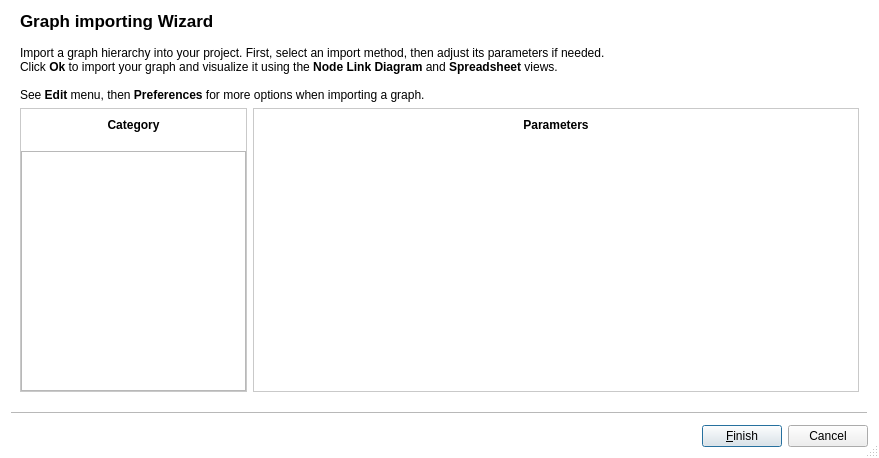
<?xml version="1.0" encoding="UTF-8"?>
<ui version="4.0">
 <class>ImportWizard</class>
 <widget class="QWizard" name="ImportWizard">
  <property name="geometry">
   <rect>
    <x>0</x>
    <y>0</y>
    <width>879</width>
    <height>458</height>
   </rect>
  </property>
  <property name="windowTitle">
   <string>Import</string>
  </property>
  <property name="windowIcon">
   <iconset>
    <normaloff>:/talipot/gui/icons/logo32x32.png</normaloff>:/talipot/gui/icons/logo32x32.png</iconset>
  </property>
  <property name="styleSheet">
   <string notr="true">QWizard {
background-color: white;
}
QListView, QListWidget {
background-color: white;
border: 0px;
}

QListWidget::item {
padding: 6px;
}

#categoryFrame,#parametersFrame,#algorithmFrame {
border: 1px solid #C9C9C9;
background-color: white;
}

#categoryLabel,#parametersLabel,#algorithmLabel {
background-color: qlineargradient(spread:pad, x1:0, y1:0, x2:0, y2:1,
stop:1 rgba(0,0,0,0),
stop:0 #F0F0F0);
border: 0px;
}</string>
  </property>
  <property name="sizeGripEnabled">
   <bool>true</bool>
  </property>
  <property name="modal">
   <bool>true</bool>
  </property>
  <property name="options">
   <set>QWizard::ExtendedWatermarkPixmap|QWizard::HaveFinishButtonOnEarlyPages|QWizard::NoBackButtonOnStartPage</set>
  </property>
  <property name="titleFormat">
   <enum>Qt::RichText</enum>
  </property>
  <property name="subTitleFormat">
   <enum>Qt::RichText</enum>
  </property>
  <widget class="QWizardPage" name="choosePluginPage">
   <property name="title">
    <string>&lt;img src=&quot;:/talipot/gui/icons/64/document-import.png&quot; width=32 height=32/&gt; Graph importing Wizard</string>
   </property>
   <attribute name="pageId">
    <string notr="true">0</string>
   </attribute>
   <layout class="QVBoxLayout" name="verticalLayout_3">
    <item>
     <widget class="QLabel" name="label">
      <property name="text">
       <string>&lt;html&gt;&lt;head/&gt;&lt;body&gt;&lt;p align=&quot;justify&quot;&gt;Import a graph hierarchy into your project. First, select an import method, then adjust its parameters if needed.&lt;br/&gt;Click &lt;span style=&quot; font-weight:600;&quot;&gt;Ok&lt;/span&gt; to import your graph and visualize it using the &lt;span style=&quot; font-weight:600;&quot;&gt;Node Link Diagram&lt;/span&gt; and &lt;span style=&quot; font-weight:600;&quot;&gt;Spreadsheet&lt;/span&gt; views.&lt;br/&gt;&lt;br/&gt;See &lt;span style=&quot; font-weight:600;&quot;&gt;Edit&lt;/span&gt; menu, then &lt;span style=&quot; font-weight:600;&quot;&gt;Preferences &lt;/span&gt;for more options when importing a graph.&lt;/p&gt;&lt;/body&gt;&lt;/html&gt;</string>
      </property>
      <property name="wordWrap">
       <bool>true</bool>
      </property>
     </widget>
    </item>
    <item>
     <layout class="QHBoxLayout" name="horizontalLayout">
      <item>
       <widget class="QFrame" name="categoryFrame">
        <property name="sizePolicy">
         <sizepolicy hsizetype="Preferred" vsizetype="Preferred">
          <horstretch>30</horstretch>
          <verstretch>0</verstretch>
         </sizepolicy>
        </property>
        <layout class="QVBoxLayout" name="leftLayout">
         <property name="spacing">
          <number>10</number>
         </property>
         <property name="leftMargin">
          <number>0</number>
         </property>
         <property name="topMargin">
          <number>0</number>
         </property>
         <property name="rightMargin">
          <number>0</number>
         </property>
         <property name="bottomMargin">
          <number>0</number>
         </property>
         <item>
          <widget class="QLabel" name="categoryLabel">
           <property name="minimumSize">
            <size>
             <width>0</width>
             <height>32</height>
            </size>
           </property>
           <property name="text">
            <string>&lt;b&gt;Category&lt;/b&gt;</string>
           </property>
           <property name="alignment">
            <set>Qt::AlignCenter</set>
           </property>
          </widget>
         </item>
         <item>
          <widget class="QTreeView" name="importModules">
           <property name="styleSheet">
            <string notr="true"> QTreeView::branch {
 border-image: url(none.png) 0;
 }

 QTreeView::branch:has-children:!has-siblings:closed,
 QTreeView::branch:closed:has-children:has-siblings {
         border-image: none;
         image: url(:/talipot/gui/ui/right_arrow-black.png);
 }

 QTreeView::branch:open:has-children:!has-siblings,
 QTreeView::branch:open:has-children:has-siblings  {
         border-image: none;
         image: url(:/talipot/gui/ui/down_arrow-black.png);
 }</string>
           </property>
           <property name="frameShadow">
            <enum>QFrame::Plain</enum>
           </property>
           <property name="lineWidth">
            <number>0</number>
           </property>
           <property name="headerHidden">
            <bool>true</bool>
           </property>
          </widget>
         </item>
        </layout>
       </widget>
      </item>
      <item>
       <widget class="QFrame" name="rightFrame">
        <property name="sizePolicy">
         <sizepolicy hsizetype="Preferred" vsizetype="Preferred">
          <horstretch>80</horstretch>
          <verstretch>0</verstretch>
         </sizepolicy>
        </property>
        <property name="frameShape">
         <enum>QFrame::NoFrame</enum>
        </property>
        <property name="frameShadow">
         <enum>QFrame::Raised</enum>
        </property>
        <layout class="QVBoxLayout" name="verticalLayout">
         <property name="leftMargin">
          <number>0</number>
         </property>
         <property name="topMargin">
          <number>0</number>
         </property>
         <property name="rightMargin">
          <number>0</number>
         </property>
         <property name="bottomMargin">
          <number>0</number>
         </property>
         <item>
          <widget class="QSplitter" name="splitter">
           <property name="orientation">
            <enum>Qt::Vertical</enum>
           </property>
           <property name="handleWidth">
            <number>1</number>
           </property>
           <property name="childrenCollapsible">
            <bool>false</bool>
           </property>
           <widget class="QFrame" name="parametersFrame">
            <layout class="QVBoxLayout" name="rLayout2">
             <property name="spacing">
              <number>10</number>
             </property>
             <property name="leftMargin">
              <number>0</number>
             </property>
             <property name="topMargin">
              <number>0</number>
             </property>
             <property name="rightMargin">
              <number>0</number>
             </property>
             <property name="bottomMargin">
              <number>0</number>
             </property>
             <item>
              <widget class="QLabel" name="parametersLabel">
               <property name="minimumSize">
                <size>
                 <width>0</width>
                 <height>32</height>
                </size>
               </property>
               <property name="text">
                <string>&lt;b&gt;Parameters&lt;b&gt;</string>
               </property>
               <property name="alignment">
                <set>Qt::AlignCenter</set>
               </property>
              </widget>
             </item>
             <item>
              <widget class="QTableView" name="parametersList">
               <property name="styleSheet">
                <string notr="true">QHeaderView::section {
background-color: white;
color: black;
padding-left: 4px;
padding-right: 4px;
margin-bottom: -1px;
border: 1px solid #C9C9C9;
border-bottom: 0px;
font: bold 12px;
}
QHeaderView {
background-color: white;
}
QTableView {
background-color: white;
font: 12px;
}</string>
               </property>
               <property name="frameShape">
                <enum>QFrame::NoFrame</enum>
               </property>
               <property name="editTriggers">
                <set>QAbstractItemView::AllEditTriggers</set>
               </property>
               <property name="alternatingRowColors">
                <bool>true</bool>
               </property>
               <property name="selectionMode">
                <enum>QAbstractItemView::SingleSelection</enum>
               </property>
               <attribute name="horizontalHeaderVisible">
                <bool>false</bool>
               </attribute>
               <attribute name="horizontalHeaderDefaultSectionSize">
                <number>200</number>
               </attribute>
               <attribute name="horizontalHeaderMinimumSectionSize">
                <number>150</number>
               </attribute>
               <attribute name="horizontalHeaderStretchLastSection">
                <bool>true</bool>
               </attribute>
               <attribute name="verticalHeaderVisible">
                <bool>true</bool>
               </attribute>
              </widget>
             </item>
            </layout>
           </widget>
          </widget>
         </item>
        </layout>
       </widget>
      </item>
     </layout>
    </item>
   </layout>
  </widget>
 </widget>
 <resources/>
 <connections>
  <connection>
   <sender>ImportWizard</sender>
   <signal>currentIdChanged(int)</signal>
   <receiver>ImportWizard</receiver>
   <slot>updateFinishButton()</slot>
   <hints>
    <hint type="sourcelabel">
     <x>439</x>
     <y>228</y>
    </hint>
    <hint type="destinationlabel">
     <x>439</x>
     <y>228</y>
    </hint>
   </hints>
  </connection>
 </connections>
 <slots>
  <slot>groupSelected(QString)</slot>
  <slot>algorithmSelected(QString)</slot>
  <slot>updateFinishButton()</slot>
 </slots>
</ui>
